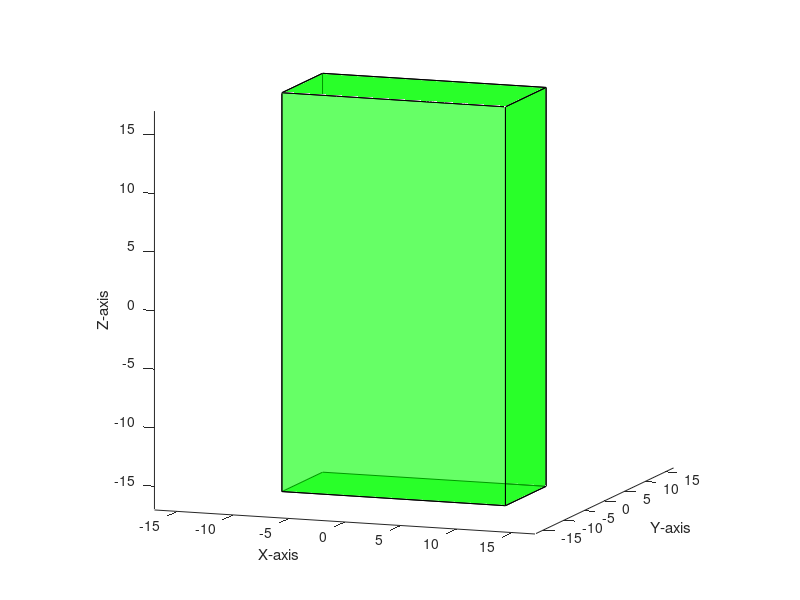
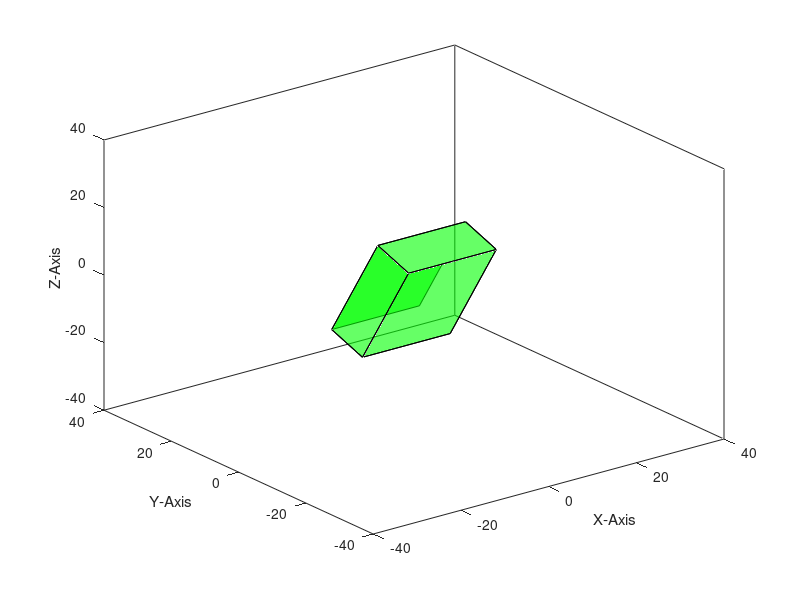

Source code (MATLAB) for these figures, in order:
close all
clear all
clc

psi = 2*pi*rand;
theta = 2*pi*rand;
phi = 2*pi*rand;

%% Define cube
H=[-10 10 -10 10 -10 10 -10 10; -5 -5 5 5 -5 -5 5 5; -17.025 -17.025 -17.025 -17.025 17.025 17.025 17.025 17.025]; % Vertices of the 6U cubesat in cm
S=[1 2 4 3; 1 2 6 5; 1 3 7 5; 3 4 8 7; 2 4 8 6; 5 6 8 7]; % Surfaces of the cube

%% Plot of stationary cube
figure(1)
hold on
H1 = zeros(size(S,1),4) ;
H2 = zeros(size(S,1),4) ;
H3 = zeros(size(S,1),4) ;

xlabel('X-axis');
ylabel('Y-axis') ;
zlabel('Z-axis');
for i=1:size(S,1)    
    Si=S(i,:); 
   fill3(H(1,Si),H(2,Si),H(3,Si),'g','facealpha',0.6)
end
axis equal, axis on, hold off, view(20,10)

%% Rotation along x, y and z axes
if ~exist('theta','var')
  th = linspace(psi,theta,phi);
else
  th = linspace(0,theta,10) ; % Specify the range of theta upto which rotation needs to be done
end
hold off

%% Plot of rotation cube
figure(2)
for i = 1:length(th)
    
    Rx = [1 0 0 ; 0 cos(th(i)) -sin(th(i)) ; 0 sin(th(i)) cos(th(i))] ; % Rotation matrix for rotation along x-axis
    Ry = [cos(th(i)) 0 sin(th(i)) ; 0 1 0 ; -sin(th(i)) 0 cos(th(i))] ; % Rotation matrix for rotation along y-axis
    Rz = [cos(th(i)) -sin(th(i)) 0 ; sin(th(i)) cos(th(i)) 0 ; 0 0 1];  % Rotation matrix for rotation along z-axis
    
    
    %% Rotate the vertices 
    H1 = zeros(size(H));
    for j = 1:size(H,2)
        H1(:,j) = Rx*H(:,j); % Make changes to rotate the particular axis
    end
    for k=1:size(S,1)  
        xlabel('X-Axis'); 
        ylabel('Y-Axis');
        zlabel('Z-Axis'); 
        Si=S(k,:); 
        fill3(H1(1,Si),H1(2,Si),H1(3,Si),'g','facealpha',0.6)
        axis([-40 40 -40 40 -40 40])
        hold on
    end
    drawnow
    pause(1)
    hold off
end
